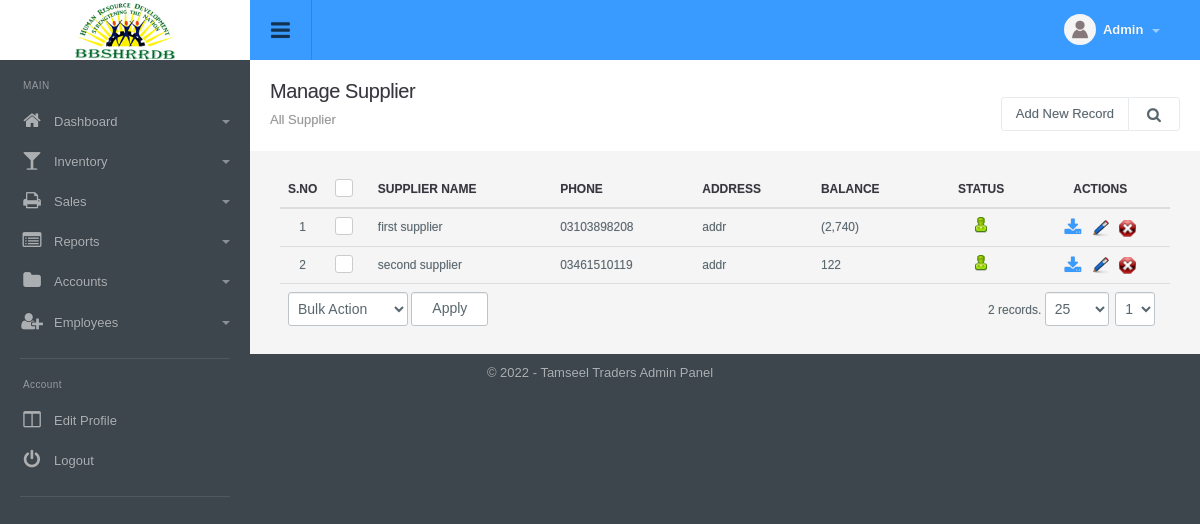
Page /supplier_manage.php (signed in) on the earlier database version.
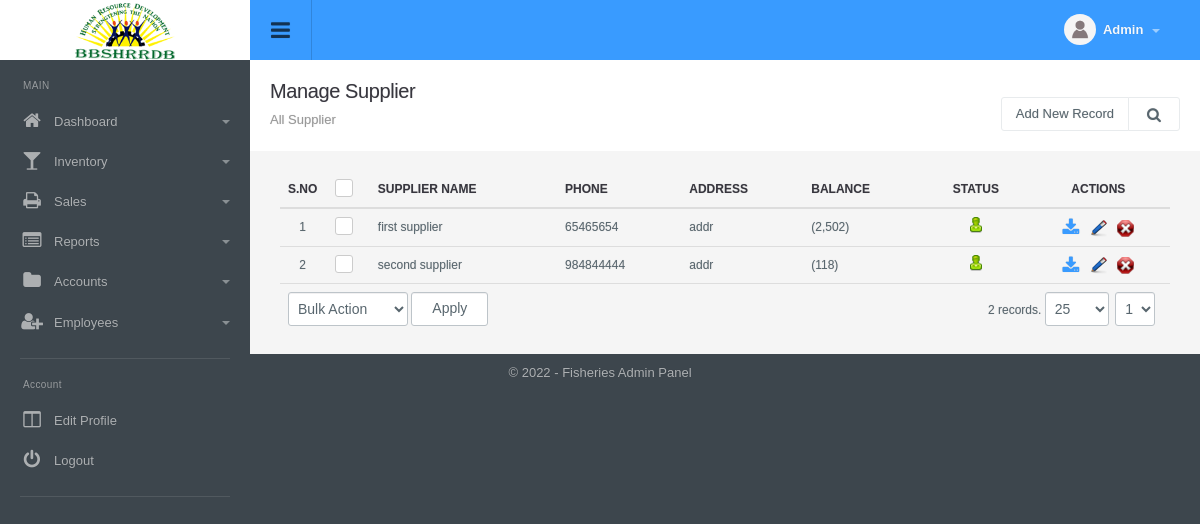
Same page on the later database version.
### tables this page shows
CREATE TABLE `supplier` (
  `id` int(11) NOT NULL,
  `supplier_name` varchar(100) NOT NULL,
  `phone` varchar(50) NOT NULL,
  `address` text NOT NULL,
  `balance` int(11) DEFAULT NULL,
  `status` int(1) NOT NULL DEFAULT '1',
  `ts` timestamp NOT NULL DEFAULT CURRENT_TIMESTAMP
);

CREATE TABLE `config_variable` (
  `id` int(11) NOT NULL,
  `config_type_id` int(11) NOT NULL,
  `title` varchar(512) NOT NULL,
  `notes` varchar(512) NOT NULL,
  `type` varchar(200) NOT NULL,
  `default_values` text NOT NULL,
  `key` varchar(200) NOT NULL,
  `value` text NOT NULL,
  `sortorder` int(11) NOT NULL
);

### include/paging.php (called while the page is built, shortened)
<?php
$path = $_SERVER['REQUEST_URI'];
$file = basename($path, ".php");
if(isset($_SESSION[$file]["rows"]))
	$rows=$_SESSION[$file]["rows"];
else
	$rows=25;
if(isset($_GET['page'])){
	$pageNum = $_GET['page'];
}
else{
	$pageNum=1;
}
function show_page($rows, $pageNum, $query){
	global $dblink;
	$rowsPerPage = $rows;
	$pageNum = $pageNum;
	$offset = ($pageNum - 1) * $rowsPerPage;
	$query = $query." LIMIT $offset, $rowsPerPage";
	$result = doquery($query, $dblink);
	return $result;
}
?>

### include/db.php (called while the page is built, shortened)
<?php
function doquery($qr,$lnk){
	@$res=mysqli_query($lnk,$qr) or die($qr." - ".mysqli_error($lnk));
	return $res;
}
function dofetch($rs){
	@$rec=mysqli_fetch_array($rs);
	return $rec;
}
function numrows($rs){
	return mysqli_num_rows($rs);
}

### include/utility.php (called while the page is built, shortened)
<?php
function get_config($var){
	global $dblink;
	$sql="select value from config_variable where `key`='".slash($var)."'";
	$resConfig=doquery($sql,$dblink);
	if(numrows($resConfig)>0){
		while($rowConfig=dofetch($resConfig))
			return unslash($rowConfig["value"]);
	}
}
$site_title=get_config("site_title");
function slash($str){
	if(!is_array($str))
		return utf8_encode(addslashes($str));
	else{
		for($i=0; $i<count($str); $i++)
			$str[$i]=slash($str[$i]);
		return $str;
	}
}
function unslash($str){
	return stripslashes(utf8_decode($str));
	}
function curr_format($amount){
	return ($amount<0?'(':'').number_format(abs($amount), 0, '.',',').($amount<0?')':'');
}
function get_supplier_balance( $supplier_id, $dt = 0 ){
	global $dblink;
	if( empty( $dt ) ) {
		$dt = date( "Y-m-d H:i:s" );
	}
	$balance = 0;
	$supplier = doquery( "select balance from supplier where id = '".$supplier_id."'", $dblink );
	if( numrows( $supplier ) > 0 ) {
		$supplier = dofetch( $supplier );
		$sql="select sum(amount) as amount from (select concat( 'Purchase #', id) as transaction, net_price*if(type=0,1,-1) as amount from purchase where supplier_id = '".$supplier_id."' and datetime_added <='".$dt."' union select concat( 'Payment #', id) as transaction, -amount from supplier_payment where supplier_id = '".$supplier_id."' and datetime_added <='".$dt."') as transactions";
		$balance=dofetch(doquery($sql,$dblink));
		$balance = $supplier["balance"] + $balance[ "amount" ];
	}
	return $balance;
}

### modules/supplier/list.php (the view, shortened to what the changed rows need)
<?php
$extra='';
?>
<div class="page-header">
	<h1 class="title">Manage Supplier</h1>
</div>
<div class="panel-body table-responsive">
	<table class="table table-hover list">
    	<thead>
            <tr>
                <th width="5%" class="text-center">S.no</th>
                <th class="text-center" width="5%"><div class="checkbox checkbox-primary">
                    <label for="select_all"></label></div></th>
                <th>Supplier Name</th>
                <th>Phone</th>
                <th>Address</th>
                <th>Balance</th>
                <th class="text-center">Status</th>
                <th class="text-center">Actions</th>
            </tr>
    	</thead>
    	<tbody>
			<?php
            $sql="select * from supplier where 1 $extra";
            $rs=show_page($rows, $pageNum, $sql);
            if(numrows($rs)>0){
                $sn=1;
                while($r=dofetch($rs)){
                    ?>
                    <tr>
                        <td class="text-center"><?php echo $sn;?></td>
                        <td class="text-center"><div class="checkbox margin-t-0 checkbox-primary">
                            <label for="<?php echo "rec_".$sn?>"></label></div>
                        </td>
                        <td><?php echo unslash($r["supplier_name"]); ?></td>
                        <td><?php echo unslash($r["phone"]); ?></td>
                        <td><?php echo unslash($r["address"]); ?></td>
                        <td><?php echo curr_format(get_supplier_balance($r['id'], ""));?></td>
                        <td class="text-center"><a href="supplier_manage.php?id=<?php echo $r['id'];?>&tab=status&s=<?php echo ($r["status"]==0)?1:0;?>">
                            <?php
                            if($r["status"]==0){
                                ?>
                                <img src="images/offstatus.png" alt="Off" title="Set Status On">
                                <?php
                            }
                            else{
                                ?>
                                <img src="images/onstatus.png" alt="On" title="Set Status Off">
                                <?php
                            }
                            ?>
                        </a></td>
                        <td class="text-center">
                        	<a href="supplier_manage.php?tab=report_debit_credit&id=<?php echo $r['id'];?>" class="download-icon"><i class="fa fa-download" aria-hidden="true"></i></a>&nbsp;&nbsp;
                            <a href="supplier_manage.php?tab=edit&id=<?php echo $r['id'];?>"><img title="Edit Record" alt="Edit" src="images/edit.png"></a>&nbsp;&nbsp;
                            <a onclick="return confirm('Are you sure you want to delete')" href="supplier_manage.php?id=<?php echo $r['id'];?>&amp;tab=delete"><img title="Delete Record" alt="Delete" src="images/delete.png"></a>
                        </td>
                    </tr>
                    <?php
                    $sn++;
                }
                ?>
                <?php
            }
            else{
                ?>
                <tr>
                    <td colspan="8"  class="no-record">No Result Found</td>
                </tr>
                <?php
            }
            ?>
    	</tbody>
  	</table>
</div>

### include/footer.php (shortened to what the changed rows need)
<div id="footer" class="bottom_round_corners">
	<div id="footer_content">
    	<address>&copy; <?php echo date("Y");?> - <?php echo $site_title; ?> Admin Panel</address>
    </div>
</div>
<link href="js/fancybox/jquery.fancybox.css" rel="stylesheet" type="text/css" />
<link href="js/chosen/chosen.css" rel="stylesheet" type="text/css" />
<?php include("include/upload_center.php");?>
</body>
</html>

Differences in the rows shown:
changed supplier "first supplier": phone "03103898208" → "65465654"; id "(2,740)" → "(2,502)"
changed supplier "second supplier": phone "03461510119" → "984844444"; id "122" → "(118)"
changed config_variable: value "Tamseel Traders" → "Fisheries"
